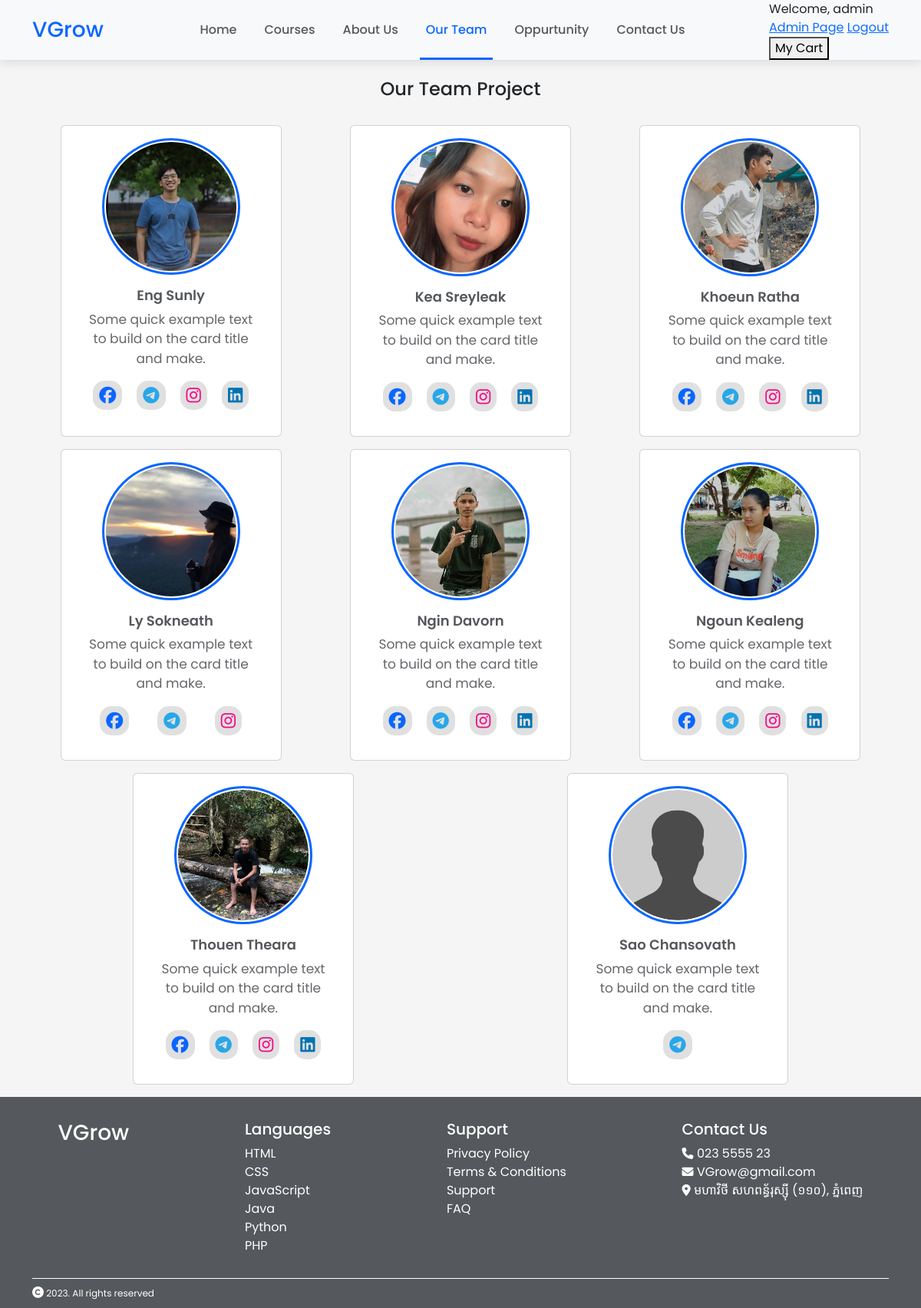
The page /ourTeam.php (signed in) on the database its author committed.
### tables this page shows
CREATE TABLE IF NOT EXISTS `social_media` (
  `Id` int NOT NULL AUTO_INCREMENT,
  `DeveloperID` int DEFAULT NULL,
  `PlatformId` int DEFAULT NULL,
  `Url` varchar(255) DEFAULT NULL,
  PRIMARY KEY (`Id`),
  KEY `DeveloperID` (`DeveloperID`),
  KEY `PlatformId` (`PlatformId`)
);

CREATE TABLE IF NOT EXISTS `developer` (
  `ID` int NOT NULL AUTO_INCREMENT,
  `Name` varchar(100) NOT NULL,
  `ImagePath` varchar(255) DEFAULT NULL,
  `Description` varchar(255) DEFAULT NULL,
  PRIMARY KEY (`ID`)
);

### ourTeam.php (the view, shortened to what this page needs)
<!DOCTYPE html>
<html lang="en">
<head>
  <link href="https://cdn.jsdelivr.net/npm/bootstrap@5.3.2/dist/css/bootstrap.min.css" rel="stylesheet" />
  <link rel="stylesheet" href="style.css" />
</head>
<body>
  <header>
    <nav class="navbar navbar-expand-lg navbar-light bg-light p-0">
      <div class="container">
        <a class="navbar-brand" href="index.php">VGrow</a>
        <div class="collapse navbar-collapse" id="navbarSupportedContent">
          <ul class="navbar-nav m-auto mb-3 mb-lg-0">
            <li class="nav-item">
              <a class="nav-link py-4" href="index.php">Home</a>
            </li>
            <li class="nav-item">
              <a class="nav-link py-4" href="course.php">Courses</a>
            </li>
            <li class="nav-item">
              <a class="nav-link py-4" href="aboutUs.php">About Us</a>
            </li>
            <li class="nav-item">
              <a class="nav-link py-4" href="ourTeam.php" style="color: #0866ff; border-bottom: 3px solid #0866ff">Our Team</a>
            </li>
            <li class="nav-item">
              <a class="nav-link py-4" href="Oppurtunity.php">Oppurtunity</a>
            </li>
            <li class="nav-item">
              <a class="nav-link py-4" href="contactUs.php">Contact Us</a>
            </li>
          </ul>
          <div>
            <?php
            if (isset($_SESSION['username'])) {
              echo "Welcome, " . $_SESSION['username'];
              echo "<br>";
              $isAdmin = $_SESSION['isAdmin'];
              if ($isAdmin == true) {
                echo "<a href='admin\admin.php'>Admin Page";
                echo "<a/>";
              }
            ?>
              <a href="logout.php">Logout</a>
              <form action="cart.php" method="POST">
                <button type="submit">My Cart</button>
              </form>
            <?php
            } else {
            ?>
              <a href="login.html">Login</a>
              <div>or</div>
              <a href="createUserForm.html">Sign UP!</a>
            <?php
            }
            ?>
          </div>
        </div>
      </div>
    </nav>
  </header>
  <main>
    <h4 class="text-center pt-4 pb-2">Our Team Project</h4>
    <div class="container">
      <div class="row g-3 py-3">
        <?php
        require_once("connection.php");
        $sql = "SELECT d.Name, d.ImagePath, d.Description, p.PlatformName, sm.Url
        FROM developer d
        LEFT JOIN social_media sm ON d.Id = sm.DeveloperID
        LEFT JOIN platform p ON sm.PlatformId = p.Id";
        $result = $conn->query($sql);
        $developers = [];
        if ($result->num_rows > 0) {
          while ($row = $result->fetch_assoc()) {
            if (!isset($developers[$row['Name']])) {
              $developers[$row['Name']] = [
                'Name' => $row['Name'],
                'ImagePath' => $row['ImagePath'],
                'Description' => $row['Description'],
                'SocialMedia' => []
              ];
            }
            if (!empty($row['PlatformName']) && !empty($row['Url'])) {
              $developers[$row['Name']]['SocialMedia'][$row['PlatformName']] = $row['Url'];
            }
          }
        }
        $source_dir = "sources/";
        foreach ($developers as $developer) {
          $image_url = $source_dir . $developer['ImagePath'];
          echo '<div class="col">
            <div class="card d-flex justify-content-center align-items-center p-3" style="width: 18rem">
              <div class="team-card-pf">
                <img src="' . $image_url . '" class="card-img-top" alt="..." />
              </div>
              <div class="card-body team-card-body text-center">
                <h5 class="card-title">' . $developer['Name'] . '</h5>
                <p class="card-text">' . $developer['Description'] . '</p>
                <div class="d-flex justify-content-around">';
          foreach ($developer['SocialMedia'] as $platform => $url) {
            $iconColor = '';
            switch ($platform) {
              case 'facebook':
                $iconColor = '#0866ff';
                break;
              case 'telegram':
                $iconColor = '#28a7e8';
                break;
              case 'instagram':
                $iconColor = '#f60683';
                break;
              case 'linkedin':
                $iconColor = '#0073b2';
                break;
            }
            echo '<a target="_blank" href="' . $url . '">
                <i class="fa-brands fa-' . $platform . '" style="color: ' . $iconColor . '"></i>
              </a>';
          }
          echo '    </div>
              </div>
            </div>
          </div>';
        }
        ?>
      </div>
    </div>
  </main>
  <footer>
    <div class="r5">
      <div class="r5-r1">
        <div class="r5-r1-c1">
          <h6 class="text-white">VGrow</h6>
        </div>
        <div class="r5-r1-c2">
          <h5>Languages</h5>
          <a href="#" class="nav-link">HTML</a>
          <a href="#" class="nav-link">CSS</a>
          <a href="#" class="nav-link">JavaScript</a>
          <a href="#" class="nav-link">Java</a>
          <a href="#" class="nav-link">Python</a>
          <a href="#" class="nav-link">PHP</a>
        </div>
        <div class="r5-r1-c3">
          <h5>Support</h5>
          <a href="#" class="nav-link">Privacy Policy</a>
          <a href="#" class="nav-link">Terms & Conditions</a>
          <a href="#" class="nav-link">Support</a>
          <a href="#" class="nav-link">FAQ</a>
        </div>
        <div class="r5-r1-c4">
          <h5>Contact Us</h5>
          <a href="#" class="nav-link"><i class="fa-solid fa-phone"></i> 023 5555 23</a>
          <a href="#" class="nav-link"><i class="fa-solid fa-envelope"></i> VGrow@gmail.com</a>
          <a href="https://www.google.com/maps/place/%E1%9E%9F%E1%9E%B6%E1%9E%80%E1%9E%9B%E1%9E%9C%E1%9E%B7%E1%9E%91%E1%9F%92%E1%9E%99%E1%9E%B6%E1%9E%9B%E1%9F%90%E1%9E%99%E1%9E%97%E1%9E%BC%E1%9E%98%E1%9E%B7%E1%9E%93%E1%9F%92%E1%9E%91%E1%9E%97%E1%9F%92%E1%9E%93%E1%9F%86%E1%9E%96%E1%9F%81%E1%9E%89/@11.5787015,104.8812305,15z/data=!4m10!1m2!2m1!1srupp!3m6!1s0x3109519fe4077d69:0x20138e822e434660!8m2!3d11.5682919!4d104.89069!15sCgRydXBwkgEKdW5pdmVyc2l0eeABAA!16s%2Fm%2F0278m39?entry=ttu" target="_blank" class="nav-link"><i class="fa-solid fa-location-dot"></i> មហាវិថី សហពន្ធ័រុស្ស៊ី
            (១១០), ភ្នំពេញ</a>
        </div>
      </div>
      <div class="r5-r2">
        <div class="container">
          <p>
            <i class="fa-solid fa-copyright"></i> 2023. All rights reserved
          </p>
        </div>
      </div>
    </div>
  </footer>
</body>
</html>

### style.css (style rules this page uses)
body { background-color: #f5f5f5; margin: 0; padding: 0; font-family: 'Poppins', sans-serif; }
header { width: 100%; position: sticky; z-index: 1; top: 0; transition: top 0.3s; box-shadow: rgba(0, 0, 0, 0.1) 0px 4px 12px; }
.navbar-brand { font-size: 28px; font-weight: 500; color: #0866FF; }
li { font-size: 16px; font-weight: 500; padding: 0 10px; }
.card-title { color: #55585C; font-size: 18px; font-weight: 600; }
.card-text { font-size: 17px; color: #65676B; }
i { color: #E0900C; font-size: 15px; }
main .col { display: flex; justify-content: center; }
footer { background-color: #55585C; color: #fff; }
.r5 i { color: #fff; }
.r5-r1 { display: flex; justify-content: space-around; flex-wrap: wrap; padding: 30px 0; }
.r5-r1-c1 h6 { font-size: 28px; }
.r5-r2 p { border-top: 1px solid #fff; padding: 10px 0; margin: 0; font-size: 12px; }
.team-card-pf { width: 180px; display: flex; }
.team-card-pf img { width: 100%; border-radius: 50%; padding:2px; border: 3px solid #0866FF; }
.team-card-body i { font-size: 22px; background-color: #e0e0e0; padding: 8px; border-radius: 15px; }

### rows shown on the page
social_media: DeveloperID.ImagePath (placeholder picture), DeveloperID.Name "Sao Chansovath", DeveloperID.Description "Some quick example text to build on the card title and make."

### other values the page prints
$_SESSION['username'] "admin"
$developer['Name'] "Eng Sunly"
$developer['Description'] "Some quick example text to build on the card title and make."
$developer['Name'] "Kea Sreyleak"
$developer['Name'] "Khoeun Ratha"
$developer['Name'] "Ly Sokneath"
$developer['Name'] "Ngin Davorn"
$developer['Name'] "Ngoun Kealeng"
$developer['Name'] "Thouen Theara"
